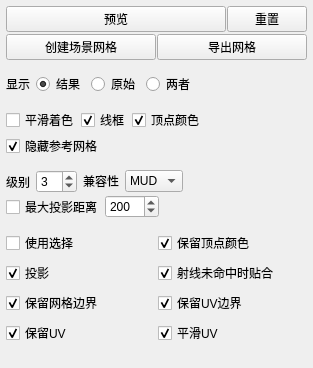
<?xml version="1.0" encoding="UTF-8"?>
<ui version="4.0">
 <class>Form</class>
 <widget class="QWidget" name="Form">
  <property name="geometry">
   <rect>
    <x>0</x>
    <y>0</y>
    <width>313</width>
    <height>368</height>
   </rect>
  </property>
  <property name="sizePolicy">
   <sizepolicy hsizetype="Expanding" vsizetype="Minimum">
    <horstretch>0</horstretch>
    <verstretch>0</verstretch>
   </sizepolicy>
  </property>
  <property name="minimumSize">
   <size>
    <width>200</width>
    <height>0</height>
   </size>
  </property>
  <property name="maximumSize">
   <size>
    <width>1000</width>
    <height>1000</height>
   </size>
  </property>
  <property name="baseSize">
   <size>
    <width>0</width>
    <height>330</height>
   </size>
  </property>
  <property name="contextMenuPolicy">
   <enum>Qt::NoContextMenu</enum>
  </property>
  <property name="windowTitle">
   <string>窗体</string>
  </property>
  <property name="styleSheet">
   <string notr="true"/>
  </property>
  <layout class="QVBoxLayout" name="verticalLayout">
   <property name="spacing">
    <number>2</number>
   </property>
   <property name="leftMargin">
    <number>6</number>
   </property>
   <property name="topMargin">
    <number>6</number>
   </property>
   <property name="rightMargin">
    <number>6</number>
   </property>
   <property name="bottomMargin">
    <number>6</number>
   </property>
   <item>
    <layout class="QHBoxLayout" name="horizontalLayout">
     <property name="spacing">
      <number>1</number>
     </property>
     <property name="topMargin">
      <number>0</number>
     </property>
     <item>
      <widget class="QPushButton" name="subdivision_generate">
       <property name="toolTip">
        <string>由所选网格创建细分网格并进入预览模式，细分网格显示在视口中。</string>
       </property>
       <property name="text">
        <string>预览</string>
       </property>
       <property name="checkable">
        <bool>false</bool>
       </property>
      </widget>
     </item>
     <item>
      <widget class="QPushButton" name="subdivision_clear">
       <property name="sizePolicy">
        <sizepolicy hsizetype="Fixed" vsizetype="Fixed">
         <horstretch>0</horstretch>
         <verstretch>0</verstretch>
        </sizepolicy>
       </property>
       <property name="minimumSize">
        <size>
         <width>40</width>
         <height>0</height>
        </size>
       </property>
       <property name="toolTip">
        <string>清除细分网格并退出预览模式。</string>
       </property>
       <property name="text">
        <string>重置</string>
       </property>
      </widget>
     </item>
    </layout>
   </item>
   <item>
    <layout class="QHBoxLayout" name="horizontalLayout_5">
     <property name="spacing">
      <number>1</number>
     </property>
     <property name="topMargin">
      <number>0</number>
     </property>
     <item>
      <widget class="QPushButton" name="subdivision_createMesh">
       <property name="toolTip">
        <string>在同一父参考网格下，由细分网格创建一个网格。</string>
       </property>
       <property name="text">
        <string>创建场景网格</string>
       </property>
      </widget>
     </item>
     <item>
      <widget class="QPushButton" name="subdivision_exportMesh">
       <property name="toolTip">
        <string>将细分网格导出为3D网格文件。</string>
       </property>
       <property name="text">
        <string>导出网格</string>
       </property>
      </widget>
     </item>
    </layout>
   </item>
   <item>
    <spacer name="verticalSpacer_2">
     <property name="orientation">
      <enum>Qt::Vertical</enum>
     </property>
     <property name="sizeType">
      <enum>QSizePolicy::Fixed</enum>
     </property>
     <property name="sizeHint" stdset="0">
      <size>
       <width>20</width>
       <height>10</height>
      </size>
     </property>
    </spacer>
   </item>
   <item>
    <layout class="QHBoxLayout" name="horizontalLayout_3">
     <property name="spacing">
      <number>6</number>
     </property>
     <property name="topMargin">
      <number>0</number>
     </property>
     <item>
      <widget class="QLabel" name="label_3">
       <property name="text">
        <string>显示</string>
       </property>
      </widget>
     </item>
     <item>
      <widget class="QRadioButton" name="subdivision_showResult">
       <property name="toolTip">
        <string>启用后，预览模式下仅显示细分网格，父参考网格被隐藏。</string>
       </property>
       <property name="text">
        <string>结果</string>
       </property>
       <property name="checked">
        <bool>true</bool>
       </property>
      </widget>
     </item>
     <item>
      <widget class="QRadioButton" name="subdivision_showOriginal">
       <property name="toolTip">
        <string>启用后，预览模式下仅显示网格，细分网格被隐藏。</string>
       </property>
       <property name="text">
        <string>原始</string>
       </property>
      </widget>
     </item>
     <item>
      <widget class="QRadioButton" name="subdivision_showBoth">
       <property name="toolTip">
        <string>启用后，预览模式下会同时显示网格和细分网格。</string>
       </property>
       <property name="text">
        <string>两者</string>
       </property>
      </widget>
     </item>
     <item>
      <spacer name="horizontalSpacer_2">
       <property name="orientation">
        <enum>Qt::Horizontal</enum>
       </property>
       <property name="sizeHint" stdset="0">
        <size>
         <width>40</width>
         <height>20</height>
        </size>
       </property>
      </spacer>
     </item>
    </layout>
   </item>
   <item>
    <spacer name="verticalSpacer_3">
     <property name="orientation">
      <enum>Qt::Vertical</enum>
     </property>
     <property name="sizeType">
      <enum>QSizePolicy::Fixed</enum>
     </property>
     <property name="sizeHint" stdset="0">
      <size>
       <width>20</width>
       <height>10</height>
      </size>
     </property>
    </spacer>
   </item>
   <item>
    <layout class="QHBoxLayout" name="horizontalLayout_4">
     <property name="spacing">
      <number>2</number>
     </property>
     <property name="topMargin">
      <number>0</number>
     </property>
     <item>
      <widget class="QCheckBox" name="subdivision_smoothShade">
       <property name="toolTip">
        <string>在细分网格的平滑着色与平面着色显示模式之间切换。</string>
       </property>
       <property name="text">
        <string>平滑着色</string>
       </property>
       <property name="checked">
        <bool>false</bool>
       </property>
      </widget>
     </item>
     <item>
      <widget class="QCheckBox" name="subdivision_wireframe">
       <property name="toolTip">
        <string>在预览模式下切换细分网格上的线框渲染。</string>
       </property>
       <property name="text">
        <string>线框</string>
       </property>
       <property name="checked">
        <bool>true</bool>
       </property>
      </widget>
     </item>
     <item>
      <widget class="QCheckBox" name="subdivision_vertexColors">
       <property name="toolTip">
        <string>若参考网格具有顶点颜色，则切换细分网格上投影顶点颜色的显示。</string>
       </property>
       <property name="text">
        <string>顶点颜色</string>
       </property>
       <property name="checked">
        <bool>true</bool>
       </property>
      </widget>
     </item>
     <item>
      <spacer name="horizontalSpacer">
       <property name="orientation">
        <enum>Qt::Horizontal</enum>
       </property>
       <property name="sizeHint" stdset="0">
        <size>
         <width>40</width>
         <height>20</height>
        </size>
       </property>
      </spacer>
     </item>
    </layout>
   </item>
   <item>
    <layout class="QHBoxLayout" name="horizontalLayout_6">
     <property name="topMargin">
      <number>0</number>
     </property>
     <item>
      <widget class="QCheckBox" name="subdivision_hideReferences">
       <property name="toolTip">
        <string>启用后，在预览模式下所有参考网格都会被隐藏。</string>
       </property>
       <property name="text">
        <string>隐藏参考网格</string>
       </property>
       <property name="checked">
        <bool>true</bool>
       </property>
      </widget>
     </item>
     <item>
      <spacer name="horizontalSpacer_4">
       <property name="orientation">
        <enum>Qt::Horizontal</enum>
       </property>
       <property name="sizeHint" stdset="0">
        <size>
         <width>40</width>
         <height>20</height>
        </size>
       </property>
      </spacer>
     </item>
    </layout>
   </item>
   <item>
    <spacer name="verticalSpacer_4">
     <property name="orientation">
      <enum>Qt::Vertical</enum>
     </property>
     <property name="sizeType">
      <enum>QSizePolicy::Fixed</enum>
     </property>
     <property name="sizeHint" stdset="0">
      <size>
       <width>20</width>
       <height>10</height>
      </size>
     </property>
    </spacer>
   </item>
   <item>
    <layout class="QHBoxLayout" name="horizontalLayout_2">
     <property name="spacing">
      <number>6</number>
     </property>
     <property name="topMargin">
      <number>0</number>
     </property>
     <property name="rightMargin">
      <number>0</number>
     </property>
     <property name="bottomMargin">
      <number>0</number>
     </property>
     <item>
      <layout class="QFormLayout" name="formLayout_2">
       <item row="0" column="0">
        <widget class="QLabel" name="label">
         <property name="text">
          <string>级别</string>
         </property>
        </widget>
       </item>
       <item row="0" column="1">
        <widget class="QSpinBox" name="subdivision_levels">
         <property name="maximumSize">
          <size>
           <width>50</width>
           <height>16777215</height>
          </size>
         </property>
         <property name="baseSize">
          <size>
           <width>50</width>
           <height>0</height>
          </size>
         </property>
         <property name="toolTip">
          <string>定义细分网格中的细分级别数。</string>
         </property>
         <property name="minimum">
          <number>1</number>
         </property>
         <property name="maximum">
          <number>20</number>
         </property>
         <property name="value">
          <number>3</number>
         </property>
        </widget>
       </item>
      </layout>
     </item>
     <item>
      <layout class="QFormLayout" name="formLayout_3">
       <item row="0" column="0">
        <widget class="QLabel" name="label_2">
         <property name="text">
          <string>兼容性</string>
         </property>
        </widget>
       </item>
       <item row="0" column="1">
        <widget class="QComboBox" name="subdivision_compatibility">
         <property name="sizePolicy">
          <sizepolicy hsizetype="Fixed" vsizetype="Fixed">
           <horstretch>0</horstretch>
           <verstretch>0</verstretch>
          </sizepolicy>
         </property>
         <property name="minimumSize">
          <size>
           <width>50</width>
           <height>0</height>
          </size>
         </property>
         <property name="toolTip">
          <string>设置细分网格的兼容模式。MUD对应Mudbox兼容，ZTL对应ZBrush兼容。</string>
         </property>
         <property name="currentIndex">
          <number>0</number>
         </property>
         <item>
          <property name="text">
           <string>MUD</string>
          </property>
         </item>
         <item>
          <property name="text">
           <string>ZTL</string>
          </property>
         </item>
        </widget>
       </item>
      </layout>
     </item>
     <item>
      <spacer name="horizontalSpacer_3">
       <property name="orientation">
        <enum>Qt::Horizontal</enum>
       </property>
       <property name="sizeHint" stdset="0">
        <size>
         <width>40</width>
         <height>20</height>
        </size>
       </property>
      </spacer>
     </item>
    </layout>
   </item>
   <item>
    <layout class="QHBoxLayout" name="horizontalLayout_8">
     <property name="topMargin">
      <number>0</number>
     </property>
     <item>
      <widget class="QCheckBox" name="subdivision_useMaxDistance">
       <property name="toolTip">
        <string>启用后，细分几何体仅在与参考网格距离小于此值处被投影。</string>
       </property>
       <property name="text">
        <string>最大投影距离</string>
       </property>
      </widget>
     </item>
     <item>
      <widget class="QSpinBox" name="subdivision_maxDistance">
       <property name="minimumSize">
        <size>
         <width>50</width>
         <height>0</height>
        </size>
       </property>
       <property name="toolTip">
        <string>启用后，细分几何体仅在与参考网格距离小于此值处被投影。</string>
       </property>
       <property name="minimum">
        <number>1</number>
       </property>
       <property name="maximum">
        <number>1000</number>
       </property>
       <property name="singleStep">
        <number>50</number>
       </property>
       <property name="value">
        <number>200</number>
       </property>
      </widget>
     </item>
     <item>
      <spacer name="horizontalSpacer_5">
       <property name="orientation">
        <enum>Qt::Horizontal</enum>
       </property>
       <property name="sizeHint" stdset="0">
        <size>
         <width>40</width>
         <height>20</height>
        </size>
       </property>
      </spacer>
     </item>
    </layout>
   </item>
   <item>
    <spacer name="verticalSpacer_5">
     <property name="orientation">
      <enum>Qt::Vertical</enum>
     </property>
     <property name="sizeType">
      <enum>QSizePolicy::Fixed</enum>
     </property>
     <property name="sizeHint" stdset="0">
      <size>
       <width>20</width>
       <height>10</height>
      </size>
     </property>
    </spacer>
   </item>
   <item>
    <layout class="QGridLayout" name="gridLayout">
     <property name="verticalSpacing">
      <number>6</number>
     </property>
     <item row="2" column="0">
      <widget class="QCheckBox" name="subdivision_keepMeshBorder">
       <property name="toolTip">
        <string>若勾选此参数，则边界顶点在细分后会保持原位。</string>
       </property>
       <property name="text">
        <string>保留网格边界</string>
       </property>
       <property name="checked">
        <bool>true</bool>
       </property>
      </widget>
     </item>
     <item row="0" column="1">
      <widget class="QCheckBox" name="subdivision_keepVertexColors">
       <property name="toolTip">
        <string>启用后，若参考网格具有顶点颜色，会将其投影到细分网格并保存到导出文件。仅OBJ和PLY格式支持顶点颜色。</string>
       </property>
       <property name="text">
        <string>保留顶点颜色</string>
       </property>
       <property name="checked">
        <bool>true</bool>
       </property>
      </widget>
     </item>
     <item row="2" column="1">
      <widget class="QCheckBox" name="subdivision_keepUVBorder">
       <property name="toolTip">
        <string>若勾选此参数，则边界UV在细分后会保持原位。</string>
       </property>
       <property name="text">
        <string>保留UV边界</string>
       </property>
       <property name="checked">
        <bool>true</bool>
       </property>
      </widget>
     </item>
     <item row="0" column="0">
      <widget class="QCheckBox" name="subdivision_useSelection">
       <property name="toolTip">
        <string>若启用“投影”选项，则只有所选的场景多边形会被投影到参考网格。</string>
       </property>
       <property name="text">
        <string>使用选择</string>
       </property>
       <property name="checked">
        <bool>false</bool>
       </property>
      </widget>
     </item>
     <item row="1" column="0">
      <widget class="QCheckBox" name="subdivision_project">
       <property name="toolTip">
        <string>若勾选，TopoGun会将细分网格“收缩包裹”到参考网格上，从而更容易恢复参考网格的高分辨率细节。未勾选时，它会创建一个常规的细分曲面网格。</string>
       </property>
       <property name="text">
        <string>投影</string>
       </property>
       <property name="checked">
        <bool>true</bool>
       </property>
      </widget>
     </item>
     <item row="1" column="1">
      <widget class="QCheckBox" name="subdivision_conformOnRayMiss">
       <property name="toolTip">
        <string>若启用“投影”选项，每当某个顶点无法投影到参考网格时，会使用一种更慢但更精确的算法使其贴合参考网格。</string>
       </property>
       <property name="text">
        <string>射线未命中时贴合</string>
       </property>
       <property name="checked">
        <bool>true</bool>
       </property>
      </widget>
     </item>
     <item row="3" column="0">
      <widget class="QCheckBox" name="subdivision_keepUV">
       <property name="toolTip">
        <string>启用保存细分网格UV坐标的功能。若确实不需要UV，最好取消勾选此参数，这样细分会更快，细分后的3D文件也会小很多。</string>
       </property>
       <property name="text">
        <string>保留UV</string>
       </property>
       <property name="checked">
        <bool>true</bool>
       </property>
      </widget>
     </item>
     <item row="3" column="1">
      <widget class="QCheckBox" name="subdivision_smoothUV">
       <property name="toolTip">
        <string>若希望UV经过平滑而不仅是细分，请勾选此项。</string>
       </property>
       <property name="text">
        <string>平滑UV</string>
       </property>
       <property name="checked">
        <bool>true</bool>
       </property>
      </widget>
     </item>
    </layout>
   </item>
   <item>
    <spacer name="verticalSpacer">
     <property name="orientation">
      <enum>Qt::Vertical</enum>
     </property>
     <property name="sizeHint" stdset="0">
      <size>
       <width>20</width>
       <height>4</height>
      </size>
     </property>
    </spacer>
   </item>
  </layout>
 </widget>
 <resources/>
 <connections/>
</ui>
